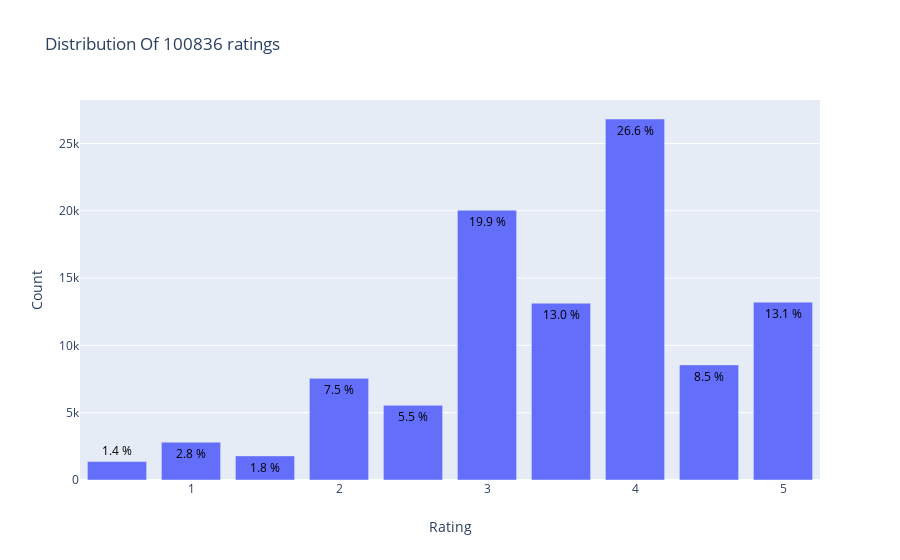

Notebook code for this chart:
### Markdown cell above
## Ratings Distribution

### Code cell
configure_plotly_browser_state()

from plotly.offline import init_notebook_mode, plot, iplot
import plotly.graph_objs as go
init_notebook_mode(connected=True)

data = df['rating'].value_counts().sort_index(ascending=False)
trace = go.Bar(x = data.index,
               text = ['{:.1f} %'.format(val) for val in (data.values / df.shape[0] * 100)],
               textposition = 'auto',
               textfont = dict(color = '#000000'),
               y = data.values,
               )
# Create layout
layout = dict(title = 'Distribution Of {} ratings'.format(df.shape[0]),
              xaxis = dict(title = 'Rating'),
              yaxis = dict(title = 'Count'))
# Create plot
fig = go.Figure(data=[trace], layout=layout)
iplot(fig)

### Figure 1 — Plotly figure (JSON) as saved in the notebook; plotly's stock layout.template omitted (floating-point values rounded to 4 significant figures)
{"data": [{"text": ["13.1 %", "8.5 %", "26.6 %", "13.0 %", "19.9 %", "5.5 %", "7.5 %", "1.8 %", "2.8 %", "1.4 %"], "textfont": {"color": "#000000"}, "textposition": "auto", "type": "bar", "x": [5, 4.5, 4, 3.5, 3, 2.5, 2, 1.5, 1, 0.5], "y": [13211, 8551, 26818, 13136, 20047, 5550, 7551, 1791, 2811, 1370]}], "layout": {"title": {"text": "Distribution Of 100836 ratings"}, "xaxis": {"title": {"text": "Rating"}}, "yaxis": {"title": {"text": "Count"}}}}
